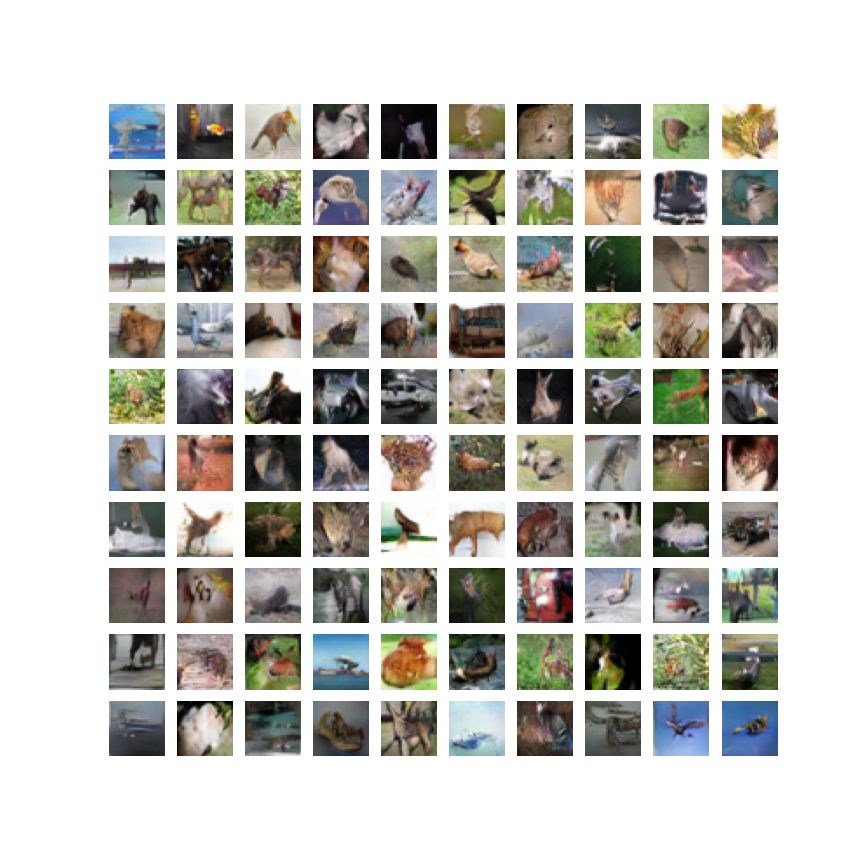
//> input picture DCGANs/image.png, 864 x 864 px
$ ./main   (built with g++ and OpenCV 4)
//> lines starting //> are read from the running program, lines starting //| are printed output that depends on the picture
### GraphBasedSegmentation/segmented.h

//header file

#include <opencv2/opencv.hpp>

//Gaussian Blur function

cv::Mat gaussian_blur(cv::Mat& ,float);

//define the struct Vertice

struct Vertice{
    int y_coord;
    int x_coord;
};

//construct vertice from point coordinates

Vertice construct_vertice(int,int);

//define struct edge

struct Edge{
    Vertice first_ver;
    Vertice second_ver;
    float weight;
};

//construct edge from 2 vertice

Edge construct_edge(Vertice,Vertice,float);

// define Graph class

class Graph{
    public:
       Edge* arr; //array of edge
       Graph(); //constructor
       long len_graph; //len of edge array
       void form_graph(cv::Mat&); //form graph method
};

// define the Heap class

class Heap{
    private:
       Edge* arr; //Heap array
       void switch_arr(long,long); //switch array element of Heap
       void enHeap(long); //enHeap
    public:
       long length; //length of Heap
       Heap(Edge*, long); //constructor
       void enFullHeap();
       Edge pop(); //pop the first element from heap
};

// GraphBasedImpl class

class GraphBasedImpl{
    private:
        Vertice** forest; //forest array
        int** comp; //component array
        cv::Mat segmented_img; //segmented image result
        bool predicate(double, Vertice&, Vertice&, double); //the predicate function
        Vertice getRoot(Vertice& ver); //get root of component
        void merge_comp(Vertice&, Vertice&, int); //merge 2 components
        void form_components(cv::Mat&, double); //form component
        void retrieve_components(cv::Mat& img); //retrieve comp

    public:
        GraphBasedImpl(cv::Mat& img); //constructor
        cv::Mat get_segmented_image() const&; //get the segmented image
        void create_segment(cv::Mat&, float, double); //create the segmented image
        void write_image(cv::String img_name); //write the segmented image to file
};

std::string type2str(int); //return the type of image mat

### GraphBasedSegmentation/segmented.cpp
//source code

#include <iostream>
#include <opencv2/opencv.hpp>
#include "segmented.h"

/*
Gaussian blur function
*/
cv::Mat gaussian_blur(cv::Mat& img, float sigma){
    // GaussianBlur function
    // Parameters: img: input image
    // sigma: standard deviation, here we consider sigma equal in both x and y direction

    int kernel_size = 2*(int)(3*sigma)+1;
    cv::Mat dst;
    cv::GaussianBlur(img,dst,cv::Size(),sigma,sigma);
    return dst;
}

/*
Construct vertice from pixel coordinates
*/

Vertice construct_vertice(int y_coord, int x_coord){
    //construct vertice function
    //Parameters: y_coord: y coordinate of that vertice
    // x_coord: x coordinate of that vertice
    Vertice ver;
    ver.y_coord=y_coord;
    ver.x_coord=x_coord;
    return ver;
}

/*
Construct edge from neighboring vertice
*/

Edge construct_edge(Vertice first_ver, Vertice second_ver, float weight){
    //construct edge from Vertices
    //Parameters:
    // first_ver: the first vertice
    // second_ver: the second vertice
    // weight: weight of that edge
    Edge edge;
    edge.first_ver = first_ver;
    edge.second_ver = second_ver;
    edge.weight = weight;
    return edge;
}

/*
Class Graph
*/

Graph::Graph(){} //default constructor

// form graph

void Graph:: form_graph(cv::Mat& img){
    //initialize the array
    std::cout<<"Form Graph ...";
    len_graph=4*(img.rows-2)*(img.cols-2)+6+5*(img.rows-2)+5*(img.cols-2);
    arr=new Edge[len_graph];
    int pos_arr=0;
    Vertice ver1;
    Vertice ver2;
    for(int row=0;row<img.rows;row++){
        for(int col=0;col<img.cols;col++){
            if(col+1<img.cols){
                ver1=construct_vertice(row,col);
                ver2=construct_vertice(row,col+1);
                arr[pos_arr]=construct_edge(ver1,ver2,fabs(img.at<uint8_t>(row,col)-img.at<uint8_t>(row,col+1)));
                pos_arr++;
            }
            if(row+1<img.rows){
                ver1=construct_vertice(row,col);
                ver2=construct_vertice(row+1,col);
                arr[pos_arr]=construct_edge(ver1,ver2,fabs(img.at<uint8_t>(row,col)-img.at<uint8_t>(row+1,col)));
                pos_arr++;
            }
            if(row+1<img.rows && col+1<img.cols){
                ver1=construct_vertice(row,col);
                ver2=construct_vertice(row+1,col+1);
                arr[pos_arr]=construct_edge(ver1,ver2,fabs(img.at<uint8_t>(row,col)-img.at<uint8_t>(row+1,col+1)));
                pos_arr++;
            }
            if(row+1<img.rows && col-1>=0){
                ver1=construct_vertice(row,col);
                ver2=construct_vertice(row+1,col-1);
                arr[pos_arr]=construct_edge(ver1,ver2,fabs(img.at<uint8_t>(row,col)-img.at<uint8_t>(row+1,col-1)));
                pos_arr++;
            }
        }
    }
    std::cout<<"Done"<<std::endl;
}

/*
Heap class
*/

//constructor
Heap::Heap(Edge* edge_arr, long length_heap){
    arr = edge_arr;
    length = length_heap;
}

//switch_arr method
void Heap::switch_arr(long i,long j){
    //switch 2 position in arr
    /*
    Parameters:
    i,j: two position we want to switch
    */
    Edge temp=arr[i];
    arr[i]=arr[j];
    arr[j]=temp;
}

// enHeap method

void Heap::enHeap(long i){
    /*
    enHeap at position i
    Parameters:
    i: the position we want to enHeap
    */
   long parent=i;
   while(2*parent+1<length){
       //while we're not out of Heap
       if(2*parent+2==length){
           //if there is only one child node of the current node
           long leftChild=2*parent+1;
           if(arr[leftChild].weight<arr[parent].weight)switch_arr(parent,leftChild);
           break;
       }
       else{
           long leftChild=2*parent+1;
           long rightChild=2*parent+2;
           long temp;
           if(arr[leftChild].weight<=arr[rightChild].weight)temp=leftChild;
           else temp=rightChild;
           if(arr[parent].weight>arr[temp].weight){
               switch_arr(parent,temp);
               parent=temp;
            }
            else break;
           }
       }
   }

//enFullHeap

void Heap::enFullHeap(){
    std::cout<<"Starting to enHeap ...";
    for(long i=(length-1)/2;i>=0;i--)enHeap(i);
    std::cout<<"Done"<<std::endl;
}

//pop Heap method
Edge Heap::pop(){
    Edge edge = arr[0]; //the return value of method
    switch_arr(0,length-1); //switch the first and the last of Heap
    length--; //change the value of length
    enHeap(0); //reenHeap
    return edge;
}

/*
GraphBasedImpl class: Implementation the Algorithm
*/

//constructor

GraphBasedImpl::GraphBasedImpl(cv::Mat& img){
    //initialize the forest array of the image
    forest = new Vertice*[img.rows];
    for(int row=0;row<img.rows;row++){
        forest[row] = new Vertice[img.cols];
    }
    //intialize the comp matrix
    comp = new int*[img.rows];
    for(int row=0;row<img.rows;row++){
        comp[row] = new int[img.cols];
    }
}

//predicate function
bool GraphBasedImpl::predicate(double weight, Vertice& C1, Vertice& C2, double k){
    // Determine if there is an evidence about a boundary between component C1 and component C2
    // Return true if there is an evidence, else return false
    // Parameters:
    // weight: weight of the considering edge
    // C1: the value of the forest array at the position of component C1, first value is a negative number
    // represents the size of that component, the second value is a positive number, represent the maximum
    // weight of the minimum spanning tree of that component
    // C2: same as C1, but for the component 2
    // k: hyperparameters for determining the threshold function
    double mint_C1 = C1.x_coord + fabs(k/C1.y_coord);
    double mint_C2 = C2.x_coord + fabs(k/C2.y_coord);
    double mint = std::min(mint_C1, mint_C2);
    if(weight > mint) return true;
    else return false;
}

//getRoot function
Vertice GraphBasedImpl::getRoot(Vertice& ver){
    //get the root vertice of given ver
    Vertice* temp=&ver; //create a pointer to ver
    while (forest[temp->y_coord][temp->x_coord].y_coord >= 0){
        temp=&forest[temp->y_coord][temp->x_coord];
    }
    Vertice new_ver = construct_vertice(temp->y_coord,temp->x_coord);
    return new_ver;
}

//merge_component

void GraphBasedImpl::merge_comp(Vertice& root1, Vertice& root2, int weight){
    //Merge the two components
    //Parameters:
    // root1: root node represents the component 1
    // root2: root node represents the component 2
    // weight: weight of the considering edge
    long size1 = -forest[root1.y_coord][root1.x_coord].y_coord; //size of component 1
    long size2 = -forest[root2.y_coord][root2.x_coord].y_coord; //size of component 2
    if(size1>=size2){
        //if size1 is greater, we merge the component 2 to component 1
        forest[root2.y_coord][root2.x_coord]=root1;
        Vertice new_ver = construct_vertice(-(size1+size2),weight);
        forest[root1.y_coord][root1.x_coord]=new_ver;
    }
    else{
        //if size2 is greater, then we merge the component 1 to component 2
        forest[root1.y_coord][root1.x_coord]=root2;
        Vertice new_ver = construct_vertice(-(size1+size2),weight);
        forest[root2.y_coord][root2.x_coord] = new_ver;
    }
}

void GraphBasedImpl::form_components(cv::Mat& img_channel, double k){
    //form component for an image channel and given k parameters
    //firstly, we must initialize the forest
    Vertice ver = construct_vertice(-1,0);
    for(int row=0; row<img_channel.rows; row++){
        for(int col=0; col < img_channel.cols; col++){
            forest[row][col]=ver;
        }
    }
    //construct graph and heap
    Graph graph;
    graph.form_graph(img_channel);
    Heap heap(graph.arr, graph.len_graph);
    heap.enFullHeap();
    //starting to form components
    std::cout<<"Form components ...";
    while(heap.length>0){
        Edge edge = heap.pop(); //pop the first edge in Heap
        Vertice root1 = getRoot(edge.first_ver); //root node of component 1
        Vertice root2 = getRoot(edge.second_ver); //root node of component 2
        if(root1.y_coord!=root2.y_coord || root1.x_coord!=root2.x_coord){
            //merge these two components
            if(!predicate(edge.weight,forest[root1.y_coord][root1.x_coord],forest[root2.y_coord][root2.x_coord],k))
            merge_comp(root1,root2,edge.weight);
        }
    }
    std::cout<<"Done"<<std::endl;
}

//create segment function

void GraphBasedImpl::create_segment(cv::Mat& img, float sigma, double k){
    //create the segmentation for the image
    //Parameters: img: the image
    cv::Mat new_img = gaussian_blur(img,sigma);
    cv::Mat *channel = new cv::Mat[3]; //create an array for 3 channel for mat
    split(new_img,channel); //split the image into 3 seperate channels
    //initialize the segmented image
    segmented_img = cv::Mat(img.rows,img.cols,CV_8UC3,cv::Scalar(0,0,0));
    std::cout<<segmented_img.channels()<<std::endl;
    uint8_t color[4] = {10,75,150,240};
    //for each channel, we form the components and retrieve the components matrix
    form_components(channel[0],k);//form components for channel 1
    retrieve_components(img);
    for(int row = 0;row<img.rows;row++){
        for(int col = 0;col<img.cols;col++){
            cv::Vec3b &my_color = segmented_img.at<cv::Vec3b>(row,col);
            my_color[0] = color[comp[row][col]%4];
        }
    }
    std::cout<<"Finish"<<std::endl;
    form_components(channel[1],k); //form components for channel 2
    retrieve_components(img);
    for(int row = 0;row<img.rows;row++){
        for(int col=0; col<img.cols;col++){
            cv::Vec3b &my_color = segmented_img.at<cv::Vec3b>(row,col);
            my_color[1] = color[comp[row][col]%4];
        }
    }
    std::cout<<"Finish"<<std::endl;
    form_components(channel[2],k); //form components for channel 3
    retrieve_components(img);
    for(int row = 0;row<img.rows;row++){
        for(int col=0; col<img.cols;col++){
            cv::Vec3b &my_color = segmented_img.at<cv::Vec3b>(row,col);
            my_color[2] = color[comp[row][col]%4];
        }
    }
    std::cout<<"Finish"<<std::endl;
}

//retrieve components function

void GraphBasedImpl::retrieve_components(cv::Mat& img){
    // the forest is convinient for us to Traceback, but not convinient for us to retrieve components

    // we need to assign to each component a number
    //Parameters: img: the image Mat
    //Return: an array that label 0,1,.. for each pixels for its component
    std::cout<<"Retrieving components from forest ...";

    //after initialize the component matrix, we assign the label 0,1 to the root node pixels
    //this is achived by considering the y_coord smaller than 0 in the forest array
    int index=0;
    for(int row=0;row<img.rows;row++){
        for(int col=0;col<img.cols;col++){
            if(forest[row][col].y_coord<0){
                comp[row][col]=index;
                index++;
            }
        }
    }

    //after this step, we have assigned the label for root node
    //next, we will assign the label for other node
    for(int row=0;row<img.rows;row++){
        for(int col=0;col<img.cols;col++){
            Vertice ver = construct_vertice(row,col);
            Vertice root = getRoot(ver);
            comp[row][col] = comp[root.y_coord][root.x_coord];
        }
    }
    std::cout<<"Done"<<std::endl;
}

//get segmented image function

cv::Mat GraphBasedImpl::get_segmented_image() const&{
    return segmented_img;
}

//write image to file
void GraphBasedImpl::write_image(cv::String img_name){
    cv::imwrite(img_name,segmented_img);
}

// [22 lines left out: function type2str, not called in this run]

### GraphBasedSegmentation/main.cpp
#include <iostream>
#include "segmented.h"
using namespace cv;
using namespace std;

int main(int argc, char *argv[]){
    string image_link;
    cout<<"Enter image link: ";
    cin>>image_link;
//> the answer given: ../DCGANs/image.png
    Mat img = imread(image_link,CV_LOAD_IMAGE_COLOR);
//> img is the input picture: 864 rows x 864 cols, CV_8UC3; mean B, G, R 191.7, 196.9, 198
    if(!img.data){
        cout<<"Error when trying to open the image"<<endl;
        return -1;
    }
    double k;
    cout<<"Enter the value of k:";
    cin>>k;
//> the answer given: 2
    GraphBasedImpl impl(img);
    impl.create_segment(img,0.8,k);
//> in create_segment, `split(new_img,channel);`:
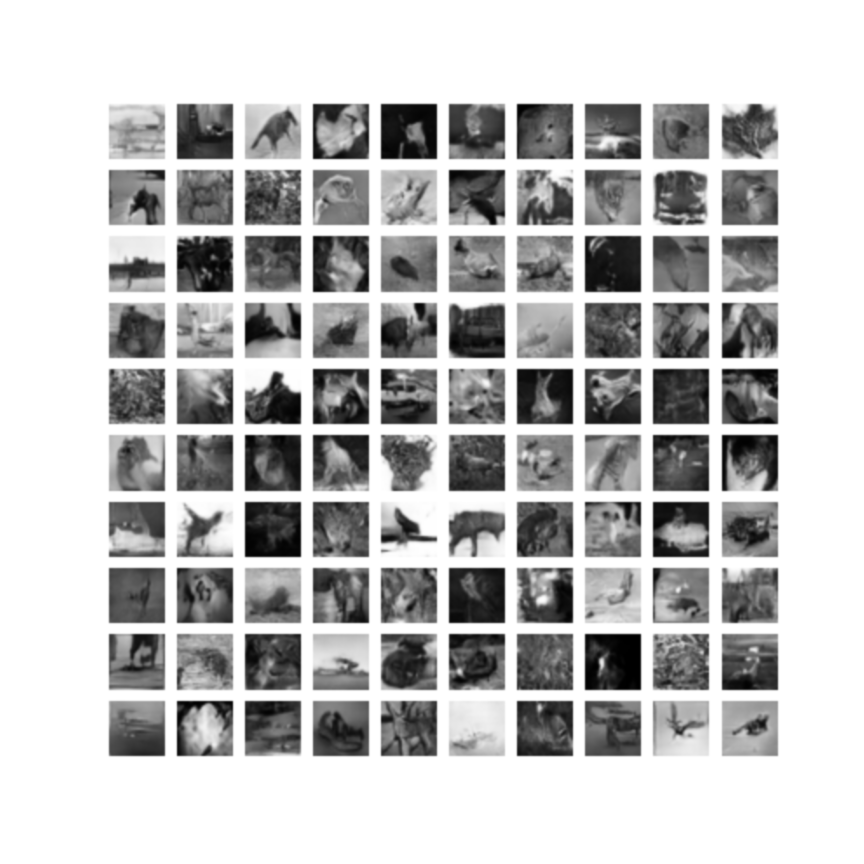
//> channel: 864 rows x 864 cols, CV_8UC1; min 0, max 255, mean 191.7
//| 3
//> the loop in form_graph, `for(int row=0;row<img.rows;row++)` made 864 passes
//> pos_arr on passes 1 to 3: 3453, 6906, 10359
//> after the loop in form_graph, `for(int row=0;row<img.rows;row++)`: pos_arr = 2980802
//> the loop in form_components, `while(heap.length>0)` made 2980802 passes
//> (ver.y_coord in construct_vertice, ver.x_coord in construct_vertice, ver.y_coord in construct_vertice (second call), ver.x_coord in construct_vertice (second call), mint_C1 in predicate, mint_C2 in predicate, mint in predicate, size1 in merge_comp) on passes 2 to 4: (863, 862, 863, 863, 2, 2, 2, 1), (863, 861, 863, 862, 2, 1, 1, 1), (0, 0, 1, 0, 1, 2, 1, 2)
//> after the loop in create_segment, `for(int row = 0;row<img.rows;row++)`:
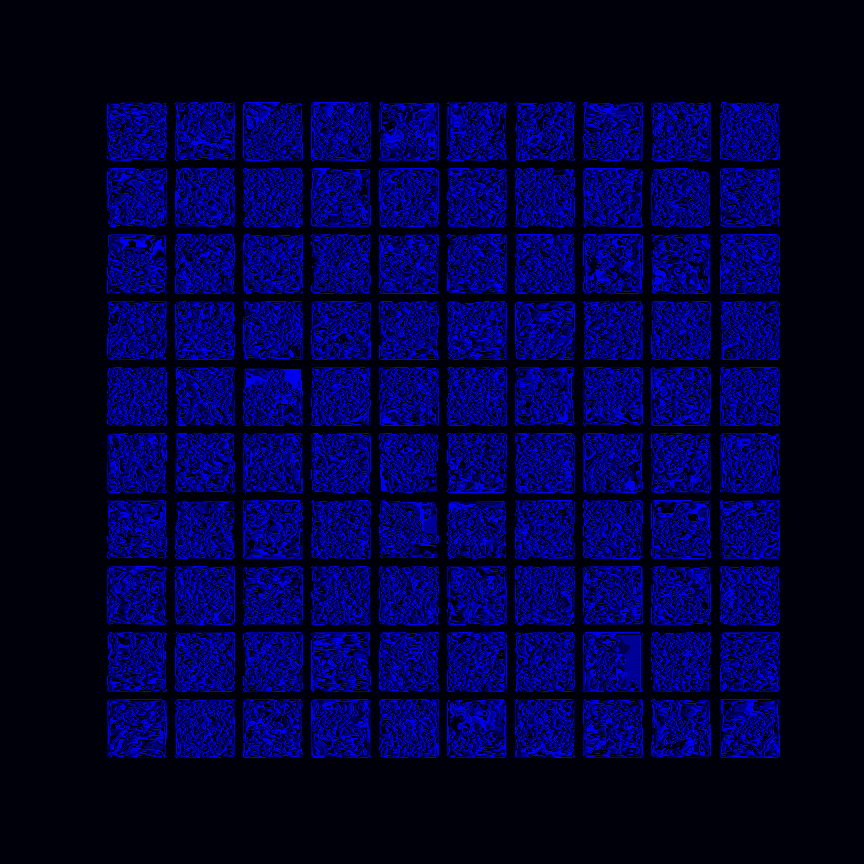
//> segmented_img: 864 rows x 864 cols, CV_8UC3; mean B, G, R 61.7, 0, 0
//> after the loop in create_segment, `for(int row = 0;row<img.rows;row++)`:
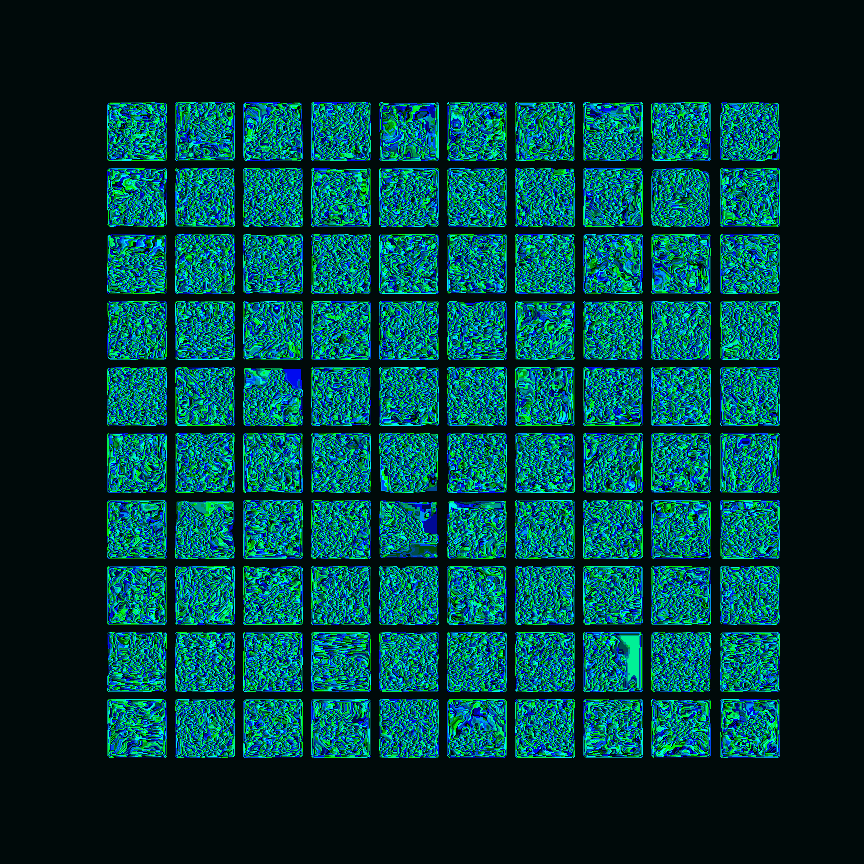
//> segmented_img: 864 rows x 864 cols, CV_8UC3; mean B, G, R 61.7, 61.6, 0
//> after the loop in create_segment, `for(int row = 0;row<img.rows;row++)`:
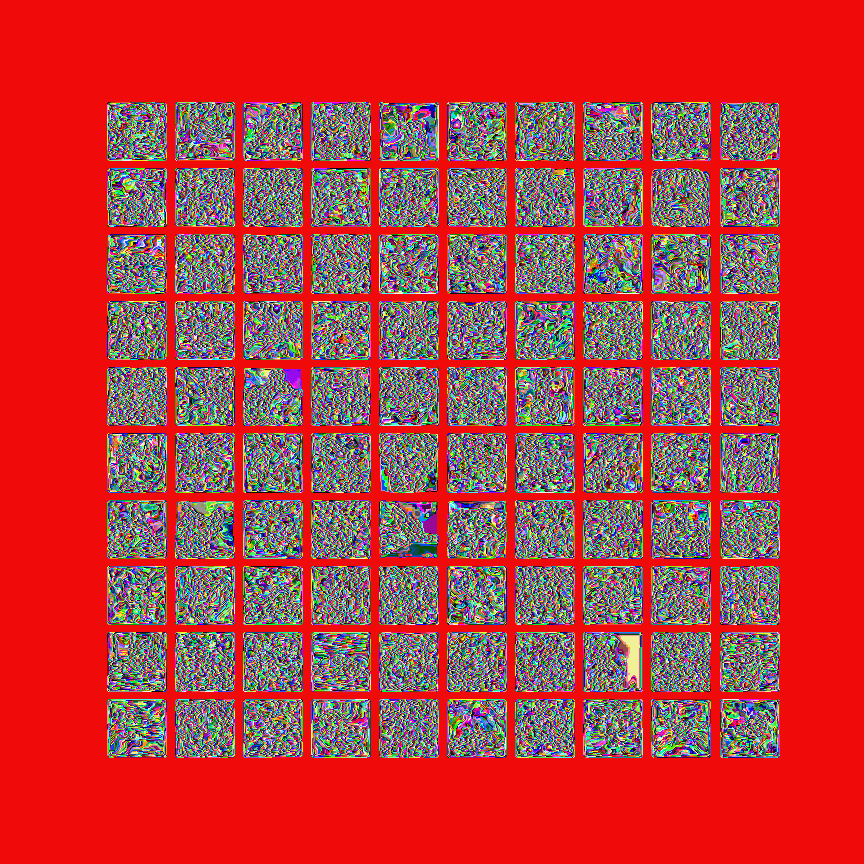
//> segmented_img: 864 rows x 864 cols, CV_8UC3; mean B, G, R 61.7, 61.6, 182.5
    Mat segmented_img = impl.get_segmented_image();
    namedWindow("Babe",WINDOW_AUTOSIZE);
    imshow("Babe",segmented_img);
    waitKey(0);
}
